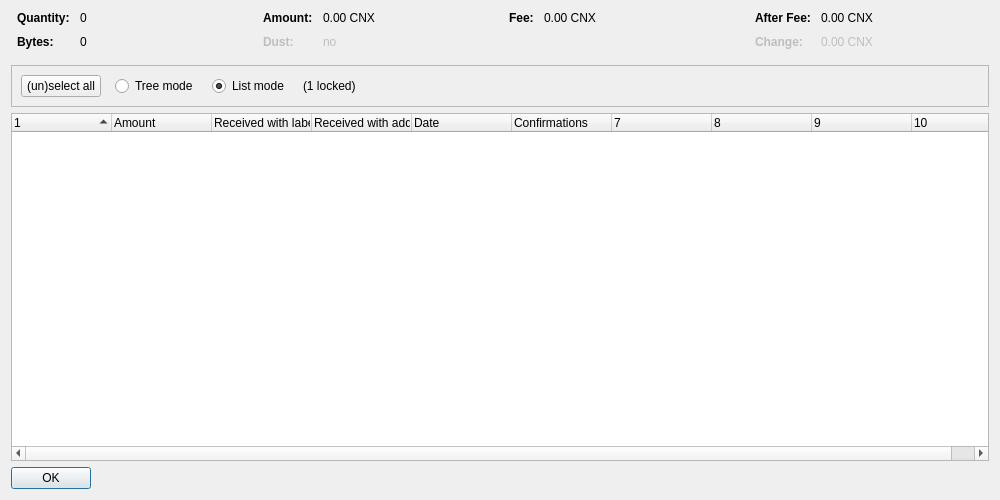
<?xml version="1.0" encoding="UTF-8"?>
<ui version="4.0">
 <class>CoinControlDialog</class>
 <widget class="QDialog" name="CoinControlDialog">
  <property name="geometry">
   <rect>
    <x>0</x>
    <y>0</y>
    <width>1000</width>
    <height>500</height>
   </rect>
  </property>
  <property name="windowTitle">
   <string>Coin Selection</string>
  </property>
  <layout class="QVBoxLayout" name="verticalLayout">
   <item>
    <layout class="QHBoxLayout" name="horizontalLayoutTop" stretch="0,0,0,0">
     <property name="topMargin">
      <number>0</number>
     </property>
     <property name="bottomMargin">
      <number>10</number>
     </property>
     <item>
      <layout class="QFormLayout" name="formLayoutCoinControl1">
       <property name="horizontalSpacing">
        <number>10</number>
       </property>
       <property name="verticalSpacing">
        <number>10</number>
       </property>
       <property name="leftMargin">
        <number>6</number>
       </property>
       <property name="rightMargin">
        <number>6</number>
       </property>
       <item row="0" column="0">
        <widget class="QLabel" name="labelCoinControlQuantityText">
         <property name="font">
          <font>
           <weight>75</weight>
           <bold>true</bold>
          </font>
         </property>
         <property name="text">
          <string>Quantity:</string>
         </property>
        </widget>
       </item>
       <item row="0" column="1">
        <widget class="QLabel" name="labelCoinControlQuantity">
         <property name="cursor">
          <cursorShape>IBeamCursor</cursorShape>
         </property>
         <property name="contextMenuPolicy">
          <enum>Qt::ActionsContextMenu</enum>
         </property>
         <property name="text">
          <string notr="true">0</string>
         </property>
         <property name="textInteractionFlags">
          <set>Qt::LinksAccessibleByMouse|Qt::TextSelectableByKeyboard|Qt::TextSelectableByMouse</set>
         </property>
        </widget>
       </item>
       <item row="1" column="0">
        <widget class="QLabel" name="labelCoinControlBytesText">
         <property name="font">
          <font>
           <weight>75</weight>
           <bold>true</bold>
          </font>
         </property>
         <property name="text">
          <string>Bytes:</string>
         </property>
        </widget>
       </item>
       <item row="1" column="1">
        <widget class="QLabel" name="labelCoinControlBytes">
         <property name="cursor">
          <cursorShape>IBeamCursor</cursorShape>
         </property>
         <property name="contextMenuPolicy">
          <enum>Qt::ActionsContextMenu</enum>
         </property>
         <property name="text">
          <string notr="true">0</string>
         </property>
         <property name="textInteractionFlags">
          <set>Qt::LinksAccessibleByMouse|Qt::TextSelectableByKeyboard|Qt::TextSelectableByMouse</set>
         </property>
        </widget>
       </item>
      </layout>
     </item>
     <item>
      <layout class="QFormLayout" name="formLayoutCoinControl2">
       <property name="horizontalSpacing">
        <number>10</number>
       </property>
       <property name="verticalSpacing">
        <number>10</number>
       </property>
       <property name="leftMargin">
        <number>6</number>
       </property>
       <property name="rightMargin">
        <number>6</number>
       </property>
       <item row="0" column="0">
        <widget class="QLabel" name="labelCoinControlAmountText">
         <property name="font">
          <font>
           <weight>75</weight>
           <bold>true</bold>
          </font>
         </property>
         <property name="text">
          <string>Amount:</string>
         </property>
        </widget>
       </item>
       <item row="0" column="1">
        <widget class="QLabel" name="labelCoinControlAmount">
         <property name="cursor">
          <cursorShape>IBeamCursor</cursorShape>
         </property>
         <property name="contextMenuPolicy">
          <enum>Qt::ActionsContextMenu</enum>
         </property>
         <property name="text">
          <string notr="true">0.00 CNX</string>
         </property>
         <property name="textInteractionFlags">
          <set>Qt::LinksAccessibleByMouse|Qt::TextSelectableByKeyboard|Qt::TextSelectableByMouse</set>
         </property>
        </widget>
       </item>
       <item row="1" column="0">
        <widget class="QLabel" name="labelCoinControlLowOutputText">
         <property name="enabled">
          <bool>false</bool>
         </property>
         <property name="font">
          <font>
           <weight>75</weight>
           <bold>true</bold>
          </font>
         </property>
         <property name="text">
          <string>Dust:</string>
         </property>
        </widget>
       </item>
       <item row="1" column="1">
        <widget class="QLabel" name="labelCoinControlLowOutput">
         <property name="enabled">
          <bool>false</bool>
         </property>
         <property name="cursor">
          <cursorShape>IBeamCursor</cursorShape>
         </property>
         <property name="contextMenuPolicy">
          <enum>Qt::ActionsContextMenu</enum>
         </property>
         <property name="text">
          <string notr="true">no</string>
         </property>
         <property name="textInteractionFlags">
          <set>Qt::LinksAccessibleByMouse|Qt::TextSelectableByKeyboard|Qt::TextSelectableByMouse</set>
         </property>
        </widget>
       </item>
      </layout>
     </item>
     <item>
      <layout class="QFormLayout" name="formLayoutCoinControl3">
       <property name="horizontalSpacing">
        <number>10</number>
       </property>
       <property name="verticalSpacing">
        <number>10</number>
       </property>
       <property name="leftMargin">
        <number>6</number>
       </property>
       <property name="rightMargin">
        <number>6</number>
       </property>
       <item row="0" column="0">
        <widget class="QLabel" name="labelCoinControlFeeText">
         <property name="font">
          <font>
           <weight>75</weight>
           <bold>true</bold>
          </font>
         </property>
         <property name="text">
          <string>Fee:</string>
         </property>
        </widget>
       </item>
       <item row="0" column="1">
        <widget class="QLabel" name="labelCoinControlFee">
         <property name="cursor">
          <cursorShape>IBeamCursor</cursorShape>
         </property>
         <property name="contextMenuPolicy">
          <enum>Qt::ActionsContextMenu</enum>
         </property>
         <property name="text">
          <string notr="true">0.00 CNX</string>
         </property>
         <property name="textInteractionFlags">
          <set>Qt::LinksAccessibleByMouse|Qt::TextSelectableByKeyboard|Qt::TextSelectableByMouse</set>
         </property>
        </widget>
       </item>
      </layout>
     </item>
     <item>
      <layout class="QFormLayout" name="formLayoutCoinControl4">
       <property name="horizontalSpacing">
        <number>10</number>
       </property>
       <property name="verticalSpacing">
        <number>10</number>
       </property>
       <property name="leftMargin">
        <number>6</number>
       </property>
       <property name="rightMargin">
        <number>6</number>
       </property>
       <item row="0" column="0">
        <widget class="QLabel" name="labelCoinControlAfterFeeText">
         <property name="font">
          <font>
           <weight>75</weight>
           <bold>true</bold>
          </font>
         </property>
         <property name="text">
          <string>After Fee:</string>
         </property>
        </widget>
       </item>
       <item row="0" column="1">
        <widget class="QLabel" name="labelCoinControlAfterFee">
         <property name="cursor">
          <cursorShape>IBeamCursor</cursorShape>
         </property>
         <property name="contextMenuPolicy">
          <enum>Qt::ActionsContextMenu</enum>
         </property>
         <property name="text">
          <string notr="true">0.00 CNX</string>
         </property>
         <property name="textInteractionFlags">
          <set>Qt::LinksAccessibleByMouse|Qt::TextSelectableByKeyboard|Qt::TextSelectableByMouse</set>
         </property>
        </widget>
       </item>
       <item row="1" column="0">
        <widget class="QLabel" name="labelCoinControlChangeText">
         <property name="enabled">
          <bool>false</bool>
         </property>
         <property name="font">
          <font>
           <weight>75</weight>
           <bold>true</bold>
          </font>
         </property>
         <property name="text">
          <string>Change:</string>
         </property>
        </widget>
       </item>
       <item row="1" column="1">
        <widget class="QLabel" name="labelCoinControlChange">
         <property name="enabled">
          <bool>false</bool>
         </property>
         <property name="cursor">
          <cursorShape>IBeamCursor</cursorShape>
         </property>
         <property name="contextMenuPolicy">
          <enum>Qt::ActionsContextMenu</enum>
         </property>
         <property name="text">
          <string notr="true">0.00 CNX</string>
         </property>
         <property name="textInteractionFlags">
          <set>Qt::LinksAccessibleByMouse|Qt::TextSelectableByKeyboard|Qt::TextSelectableByMouse</set>
         </property>
        </widget>
       </item>
      </layout>
     </item>
    </layout>
   </item>
   <item>
    <widget class="QFrame" name="frame">
     <property name="minimumSize">
      <size>
       <width>0</width>
       <height>40</height>
      </size>
     </property>
     <property name="frameShape">
      <enum>QFrame::StyledPanel</enum>
     </property>
     <property name="frameShadow">
      <enum>QFrame::Sunken</enum>
     </property>
     <layout class="QHBoxLayout" name="horizontalLayout">
      <item>
       <layout class="QHBoxLayout" name="horizontalLayoutPanel" stretch="0,0,0,0,0">
        <property name="spacing">
         <number>14</number>
        </property>
        <item>
         <widget class="QPushButton" name="pushButtonSelectAll">
          <property name="sizePolicy">
           <sizepolicy hsizetype="Maximum" vsizetype="Fixed">
            <horstretch>0</horstretch>
            <verstretch>0</verstretch>
           </sizepolicy>
          </property>
          <property name="text">
           <string>(un)select all</string>
          </property>
          <property name="autoDefault">
           <bool>false</bool>
          </property>
         </widget>
        </item>
        <item>
         <widget class="QRadioButton" name="radioTreeMode">
          <property name="sizePolicy">
           <sizepolicy hsizetype="Maximum" vsizetype="Fixed">
            <horstretch>0</horstretch>
            <verstretch>0</verstretch>
           </sizepolicy>
          </property>
          <property name="text">
           <string>Tree mode</string>
          </property>
         </widget>
        </item>
        <item>
         <widget class="QRadioButton" name="radioListMode">
          <property name="sizePolicy">
           <sizepolicy hsizetype="Maximum" vsizetype="Fixed">
            <horstretch>0</horstretch>
            <verstretch>0</verstretch>
           </sizepolicy>
          </property>
          <property name="text">
           <string>List mode</string>
          </property>
          <property name="checked">
           <bool>true</bool>
          </property>
         </widget>
        </item>
        <item>
         <widget class="QLabel" name="labelLocked">
          <property name="text">
           <string notr="true">(1 locked)</string>
          </property>
         </widget>
        </item>
        <item>
         <spacer name="horizontalSpacer">
          <property name="orientation">
           <enum>Qt::Horizontal</enum>
          </property>
          <property name="sizeHint" stdset="0">
           <size>
            <width>40</width>
            <height>20</height>
           </size>
          </property>
         </spacer>
        </item>
       </layout>
      </item>
     </layout>
    </widget>
   </item>
   <item>
    <widget class="CoinControlTreeWidget" name="treeWidget">
     <property name="contextMenuPolicy">
      <enum>Qt::CustomContextMenu</enum>
     </property>
     <property name="sortingEnabled">
      <bool>false</bool>
     </property>
     <property name="columnCount">
      <number>10</number>
     </property>
     <attribute name="headerShowSortIndicator" stdset="0">
      <bool>true</bool>
     </attribute>
     <attribute name="headerStretchLastSection">
      <bool>false</bool>
     </attribute>
     <column>
      <property name="text">
       <string/>
      </property>
     </column>
     <column>
      <property name="text">
       <string>Amount</string>
      </property>
     </column>
     <column>
      <property name="text">
       <string>Received with label</string>
      </property>
     </column>
     <column>
      <property name="text">
       <string>Received with address</string>
      </property>
     </column>
     <column>
      <property name="text">
       <string>Date</string>
      </property>
     </column>
     <column>
      <property name="text">
       <string>Confirmations</string>
      </property>
      <property name="toolTip">
       <string>Confirmed</string>
      </property>
     </column>
     <column>
      <property name="text">
       <string/>
      </property>
     </column>
     <column>
      <property name="text">
       <string/>
      </property>
     </column>
     <column>
      <property name="text">
       <string/>
      </property>
     </column>
     <column>
      <property name="text">
       <string/>
      </property>
     </column>
    </widget>
   </item>
   <item>
    <widget class="QDialogButtonBox" name="buttonBox">
     <property name="sizePolicy">
      <sizepolicy hsizetype="Maximum" vsizetype="Fixed">
       <horstretch>0</horstretch>
       <verstretch>0</verstretch>
      </sizepolicy>
     </property>
     <property name="orientation">
      <enum>Qt::Horizontal</enum>
     </property>
     <property name="standardButtons">
      <set>QDialogButtonBox::Ok</set>
     </property>
    </widget>
   </item>
  </layout>
 </widget>
 <customwidgets>
  <customwidget>
   <class>CoinControlTreeWidget</class>
   <extends>QTreeWidget</extends>
   <header>qt/coincontroltreewidget.h</header>
  </customwidget>
 </customwidgets>
 <resources/>
 <connections/>
</ui>
